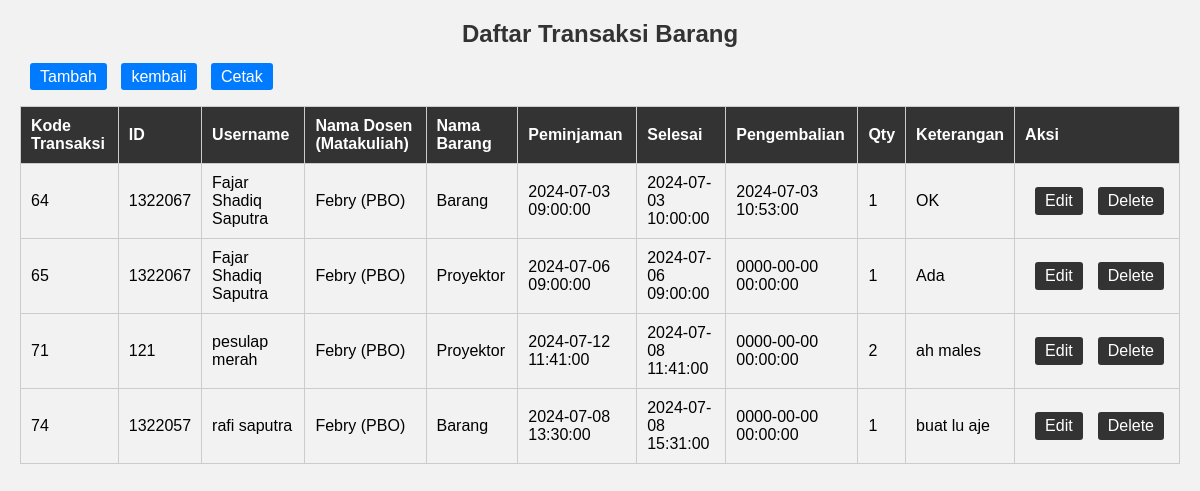
/staffak/transaksibr/trbr-read.php, run on the app's committed database.
### tables this page shows
CREATE TABLE `transaksibr` (
  `kodetrbr` int(11) NOT NULL,
  `id` int(11) DEFAULT NULL,
  `username` varchar(50) NOT NULL,
  `nip` varchar(20) DEFAULT NULL,
  `kodebr` varchar(20) DEFAULT NULL,
  `peminjamanbr` datetime NOT NULL,
  `selesaibr` datetime DEFAULT NULL,
  `pengembalianbr` datetime DEFAULT NULL,
  `qtybr` int(11) NOT NULL,
  `keteranganbr` text DEFAULT NULL
);

CREATE TABLE `dosen` (
  `nip` varchar(20) NOT NULL,
  `namadosen` varchar(100) NOT NULL,
  `matakuliah` varchar(100) NOT NULL
);

CREATE TABLE `barang` (
  `kodebr` varchar(20) NOT NULL,
  `namabr` varchar(100) NOT NULL,
  `keteranganbr` text DEFAULT NULL,
  `qtybr` int(11) NOT NULL
);

### staffak/transaksibr/trbr-read.php (the view, shortened to what this page needs)
<!DOCTYPE html>
<html>
<head>
</head>
<body>
    <h2>Daftar Transaksi Barang</h2>
    <a href="trbr-create.php">Tambah</a>
    <a href="../homead.php">kembali</a>
    <a href="./cetak.php" target="_blank">Cetak</a>
    <table>
        <tr>
            <th>Kode Transaksi</th>
            <th>ID</th>
            <th>Username</th>
            <th>Nama Dosen (Matakuliah)</th>
            <th>Nama Barang</th>
            <th>Peminjaman</th>
            <th>Selesai</th>
            <th>Pengembalian</th>
            <th>Qty</th>
            <th>Keterangan</th>
            <th colspan="2">Aksi</th>
        </tr>
        <?php
        $servername = "localhost";
        $username = "root";
        $password = "";
        $dbname = "inventaris";
        $conn = new mysqli($servername, $username, $password, $dbname);
        $sql_transaksibr = "SELECT tb.kodetrbr, tb.id, tb.username, d.namadosen, d.matakuliah, b.namabr, tb.peminjamanbr, tb.selesaibr, tb.pengembalianbr, tb.qtybr, tb.keteranganbr
        FROM transaksibr tb
        LEFT JOIN dosen d ON tb.nip = d.nip
        LEFT JOIN barang b ON tb.kodebr = b.kodebr";
        $result_transaksibr = $conn->query($sql_transaksibr);
        if ($result_transaksibr->num_rows > 0) {
            while($row = $result_transaksibr->fetch_assoc()) {
                echo "<tr>";
                echo "<td>" . $row['kodetrbr'] . "</td>";
                echo "<td>" . $row['id'] . "</td>";
                echo "<td>" . $row['username'] . "</td>";
                echo "<td>" . $row['namadosen'] . " (" . $row['matakuliah'] . ")</td>";
                echo "<td>" . $row['namabr'] . "</td>";
                echo "<td>" . $row['peminjamanbr'] . "</td>";
                echo "<td>" . $row['selesaibr'] . "</td>";
                echo "<td>" . $row['pengembalianbr'] . "</td>";
                echo "<td>" . $row['qtybr'] . "</td>";
                echo "<td>" . $row['keteranganbr'] . "</td>";
                echo "<td style='white-space: nowrap;'>
                        <div style='display: flex; justify-content: space-between;'>
                            <a class='edit' href='trbr-update.php?kodetrbr=".$row["kodetrbr"]."'>Edit</a>
                            <a class='hapus' href='trbr-delete.php?kodetrbr=".$row["kodetrbr"]."'onclick='return confirm(\"Yakin ingin menghapus?\")'>Delete</a>
                        </div>
                    </td>";
                echo "</tr>";
            }
        } else {
            echo "<tr><td colspan='13'>Tidak ada data.</td></tr>";
        }
        ?>
    </table>
</body>
</html>

### staffak/transaksibr/trbr-read.php (style rules this page uses)
body { font-family: Arial, sans-serif; background-color: #f2f2f2; margin: 20px; }
h2 { text-align: center; color: #333; }
a { text-decoration: none; padding: 5px 10px; background-color: #007bff; color: #fff; border-radius: 3px; margin-left: 10px; }
table { width: 100%; border-collapse: collapse; margin-top: 20px; }
table th, table td { padding: 10px; border: 1px solid #ccc; text-align: left; }
table th { background-color: #333; color: #fff; }
table tr:nth-child(even) { background-color: #f2f2f2; }
.edit, .hapus { padding: 5px 10px; background-color: #333; color: #fff; text-decoration: none; border-radius: 3px; margin-right: 5px; }

### data on the page
transaksibr: kodetrbr "64", id "1322067", username "Fajar Shadiq Saputra", nip.namadosen "Febry", nip.matakuliah "PBO", kodebr.namabr "Barang", peminjamanbr "2024-07-03 09:00:00", selesaibr "2024-07-03 10:00:00", pengembalianbr "2024-07-03 10:53:00", qtybr "1", keteranganbr "OK"
transaksibr: kodetrbr "65", id "1322067", username "Fajar Shadiq Saputra", nip.namadosen "Febry", nip.matakuliah "PBO", kodebr.namabr "Proyektor", peminjamanbr "2024-07-06 09:00:00", selesaibr "2024-07-06 09:00:00", pengembalianbr "0000-00-00 00:00:00", qtybr "1", keteranganbr "Ada"
transaksibr: kodetrbr "71", id "121", username "pesulap merah", nip.namadosen "Febry", nip.matakuliah "PBO", kodebr.namabr "Proyektor", peminjamanbr "2024-07-12 11:41:00", selesaibr "2024-07-08 11:41:00", pengembalianbr "0000-00-00 00:00:00", qtybr "2", keteranganbr "ah males"
transaksibr: kodetrbr "74", id "1322057", username "rafi saputra", nip.namadosen "Febry", nip.matakuliah "PBO", kodebr.namabr "Barang", peminjamanbr "2024-07-08 13:30:00", selesaibr "2024-07-08 15:31:00", pengembalianbr "0000-00-00 00:00:00", qtybr "1", keteranganbr "buat lu aje"
